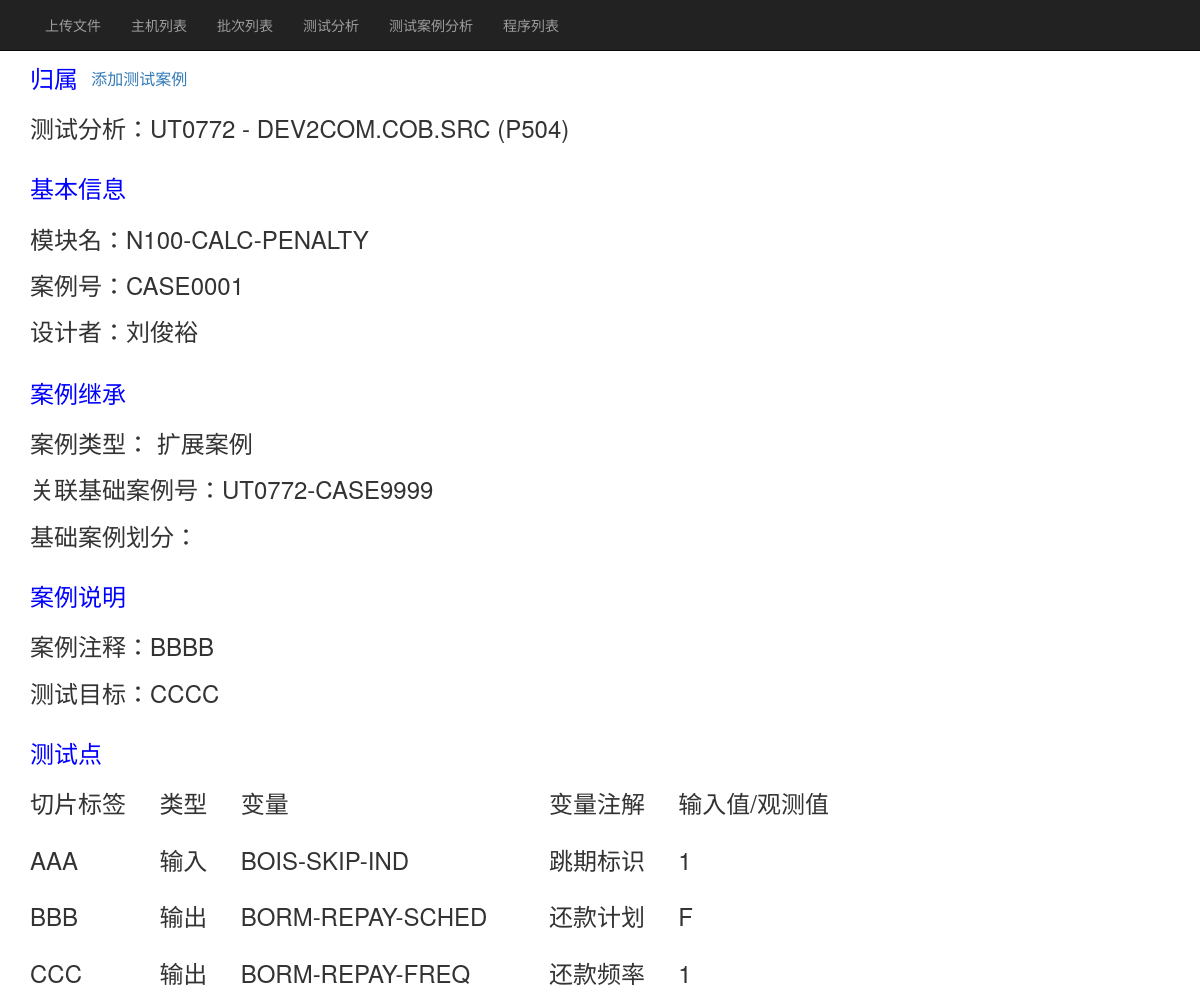
The app's page /testcase/2/ with its own data.
### TestMIS/models.py (models this page shows, shortened)
class TestCase(models.Model):
    CASE_TYPE = (
        ('B', '基础案例'),
        ('E', '扩展案例'),
    )
    (BASE_CASE, EXTEND_CASE,) = ('B', 'S',)
    test_analysis = models.ForeignKey(
        verbose_name='测试分析',
        to=TestAnalysis,
    )
    model_in_program = models.CharField(
        verbose_name='模块名',
        max_length=100
    )
    case_no = models.CharField(
        verbose_name='案例号',
        max_length=8,
        validators=[RegexValidator(regex=r'CASE\d{4,4}'), ]
    )
    case_type = models.CharField(
        verbose_name='案例类型',
        max_length=1,
        choices=CASE_TYPE,
    )
    base_case = models.ForeignKey(
        verbose_name='关联基础案例号',
        to='self',
        null=True,
        blank=True,
    )
    case_div = models.CharField(
        verbose_name='基础案例划分',
        max_length=200,
        blank=True,
    )
    designer = models.CharField('设计者', max_length=15)
    case_explain = models.TextField('案例注解')
    case_aim = models.TextField('测试目标')
    class Meta:
        verbose_name = "测试案例"
        verbose_name_plural = "测试案例列表"
    def __unicode__(self):
        return u"{0}-{1}".format(self.test_analysis.program.name, self.case_no)

class TestAnalysis(models.Model):
    version = models.ForeignKey(Version)
    program = models.ForeignKey(Program)
    class Meta:
        verbose_name = "测试分析"
        verbose_name_plural = "测试分析"
    def __unicode__(self):
        return u"{0} - {1}{2} ({3})".format(
            self.program.name, self.version.alias, self.program.pds,
            self.version.name,
            )

class Program(models.Model):
    PDS_LIST = (
        'ONL.COB.SRC', 'COM.COB.SRC', 'BTCH.COB.SRC',
        'ONL.MVSCOB.SRC', 'COM.MVSCOB.SRC', 'BTCH.MVSCOB.SRC',
        )
    PDS_CHOICES = ((x, x) for x in PDS_LIST)
    name = models.CharField(
        verbose_name='程序名',
        max_length=12,
    )
    pds = models.CharField(
        verbose_name='PDS',
        max_length=20,
        choices=PDS_CHOICES,
    )
    class Meta:
        verbose_name = "程序"
        verbose_name_plural = "程序列表"

class Version(models.Model):
    name = models.CharField(
        verbose_name='批次号',
        max_length=4,
    )
    place = models.ForeignKey(
        verbose_name='主机环境',
        to=Place,
    )
    alias = models.CharField(
        verbose_name='主机环境前缀',
        max_length=4,
    )
    class Meta:
        verbose_name = "批次"
        verbose_name_plural = "批次列表"

class TestPoint(models.Model):
    POINT_TYPE = (
        ('I', u'输入'),
        ('O', u'输出')
    )
    test_case = models.ForeignKey(
        verbose_name='测试案例',
        to=TestCase,
    )
    point_name = models.CharField(
        verbose_name='切片标签',
        max_length=30,
    )
    point_type = models.CharField(
        verbose_name='类型',
        max_length=1,
        choices=POINT_TYPE,
    )
    var_name = models.CharField(
        verbose_name='变量',
        max_length=30,
    )
    var_comment = models.CharField(
        verbose_name='变量注解',
        max_length=200,
    )
    var_value = models.CharField(
        verbose_name='输入值/观测值',
        max_length=254)
    class Meta:
        verbose_name = u"测试点"
        verbose_name_plural = u"测试点"

### TestMIS/views.py (the view)
# urls.py: url(r'^testcase/(?P<pk>\d+)/$', TestCaseDetailView.as_view(), name='testcase_detail'),
class TestCaseDetailView(DetailView):
    model = TestCase
    template_name = 'testcase_detail.html'
    context_object_name = 'testcase_detail'

### templates/testcase_detail.html (shortened to what this page needs)
{% extends 'base.html' %}
{% block content %}
{% if testcase_detail %}
<table>
  <tr>
    <td><font size="5" color="blue">归属&nbsp&nbsp</font></td>
    <td><a href='/admin/TestMIS/testcase/add/?tc_pk={{ testcase_detail.pk }}'>添加测试案例</a></td>
  </tr>
</table>
  <h3>测试分析：{{ testcase_detail.test_analysis }}</h3><br>
  <font size="5" color="blue">基本信息</font><br>
  <h3>模块名：{{ testcase_detail.model_in_program }}</h3><p>
  <h3>案例号：{{ testcase_detail.case_no }}</h3><p>
  <h3>设计者：{{ testcase_detail.designer }}</h3><br>
<table>
  <tr>
  <td><font size="5" color="blue">案例继承&nbsp&nbsp</font><br></td>
  </tr>
</table>
  <p><h3>案例类型：
   {{ testcase_detail.get_case_type_display }}</h3></p>
  <h3>关联基础案例号：{{ testcase_detail.base_case }}</h3><p>
  <h3>基础案例划分：{{ testcase_detail.case_div }}</h3><br>
  <font size="5" color="blue">案例说明</font><br>
  <h3>案例注释：{{ testcase_detail.case_explain }}</h3><p>
  <h3>测试目标：{{ testcase_detail.case_aim }}</h3><br>
  <font size="5" color="blue">测试点</font><br>
  <table>
    <tr>
      <th><h3>切片标签&nbsp&nbsp&nbsp&nbsp&nbsp</h3></th>
      <th><h3>类型&nbsp&nbsp&nbsp&nbsp&nbsp</h3></th>
      <th><h3>变量&nbsp&nbsp&nbsp&nbsp&nbsp&nbsp&nbsp&nbsp&nbsp&nbsp&nbsp&nbsp&nbsp&nbsp&nbsp&nbsp&nbsp&nbsp&nbsp&nbsp&nbsp&nbsp&nbsp&nbsp&nbsp&nbsp&nbsp&nbsp&nbsp&nbsp&nbsp&nbsp&nbsp&nbsp&nbsp&nbsp&nbsp&nbsp&nbsp</h3></th>
      <th><h3>变量注解&nbsp&nbsp&nbsp&nbsp&nbsp</h3></th>
      <th><h3>输入值/观测值</h3></th>
    </tr>
    {% if testcase_detail.testpoint_set.all %}
    {% for testpoint in testcase_detail.testpoint_set.all %}
    <tr>
      <td><h3>{{ testpoint.point_name }}</h3></td>
      <td>
          <h3>{{ testpoint.get_point_type_display }}</h3>
      </td>
      <td><h3>{{ testpoint.var_name }}</h3></td>
      <td><h3>{{ testpoint.var_comment }}</h3></td>
      <td><h3>{{ testpoint.var_value }}</h3></td>
    </tr>
    {% endfor %}
    {% endif %}
  </table>
{% endif %}
{% endblock %}

### records on screen
TestCase: test_analysis "UT0772 - DEV2COM.COB.SRC (P504)", model_in_program "N100-CALC-PENALTY", case_no "CASE0001", designer "刘俊裕", case_type "扩展案例", base_case "UT0772-CASE9999", case_explain "BBBB", case_aim "CCCC"
TestPoint: point_name "AAA", point_type "输入", var_name "BOIS-SKIP-IND", var_comment "跳期标识", var_value "1"
TestPoint: point_name "BBB", point_type "输出", var_name "BORM-REPAY-SCHED", var_comment "还款计划", var_value "F"
TestPoint: point_name "CCC", point_type "输出", var_name "BORM-REPAY-FREQ", var_comment "还款频率", var_value "1"
